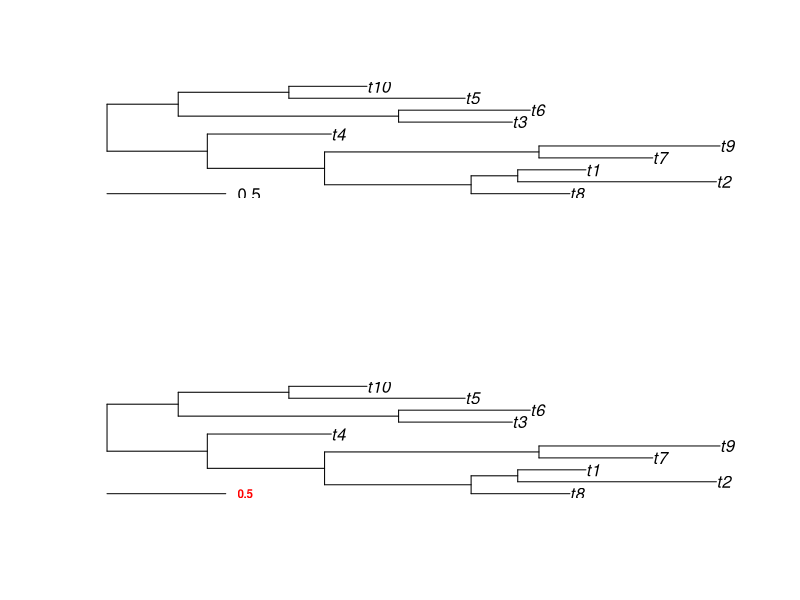

Here is the R script that generated this plot:
library(ape)


### Name: add.scale.bar
### Title: Add a Scale Bar to a Phylogeny Plot
### Aliases: add.scale.bar
### Keywords: aplot

### ** Examples

tr <- rtree(10)
layout(matrix(1:2, 2, 1))
plot(tr)
add.scale.bar()
plot(tr)
add.scale.bar(cex = 0.7, font = 2, col = "red")
layout(1)
